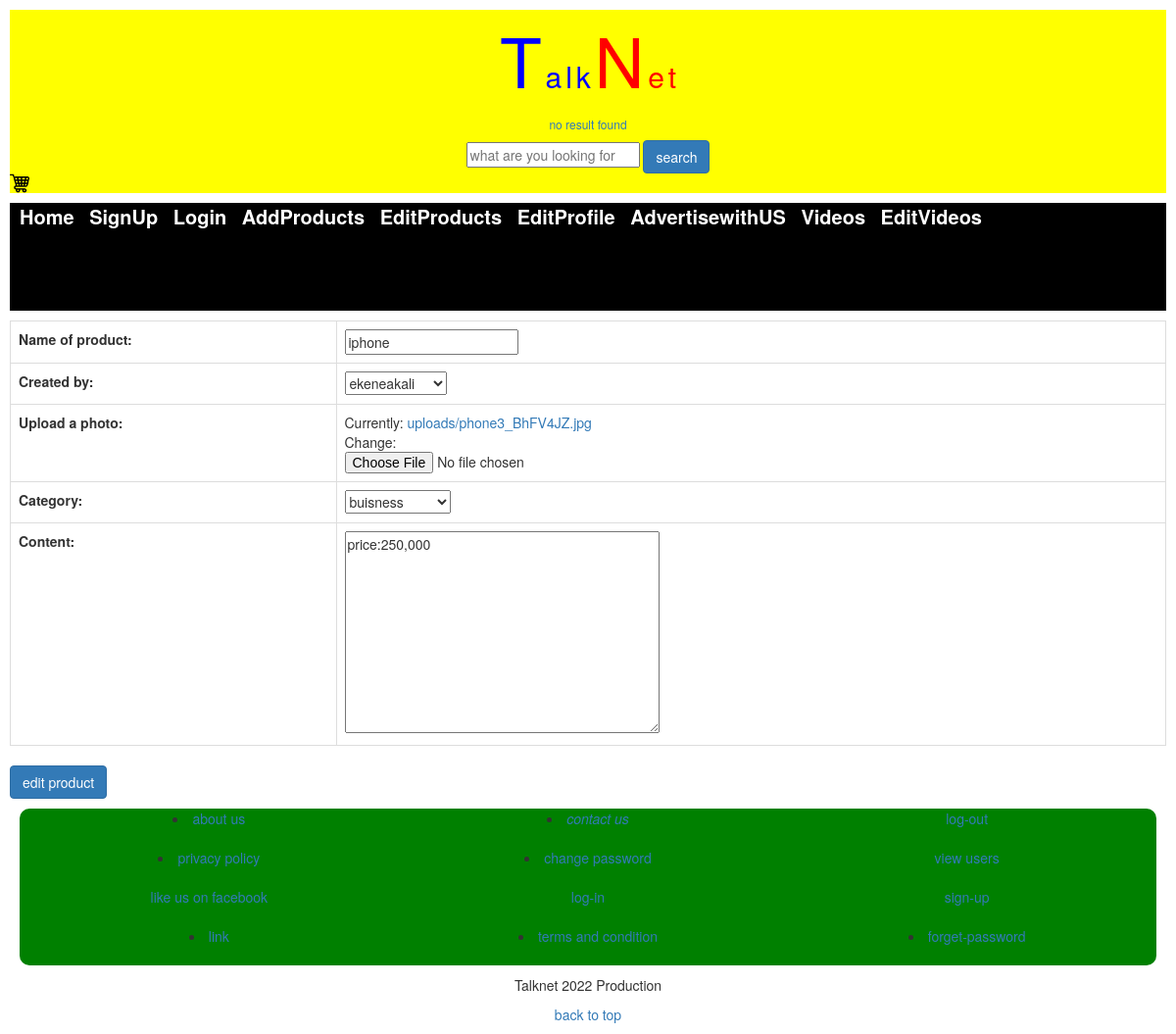
Screenshot of /web-project/edit-post/1/ with the database file from the repository.
### frontend_app/models.py (models this page shows, shortened)
class Post(models.Model):
    pst_title = models.CharField(max_length=150, verbose_name='name of product')
    created_by = models.ForeignKey(User, on_delete=models.CASCADE, verbose_name='created by', null=True, blank=True)
    images = models.FileField(upload_to='uploads/', verbose_name='upload a photo')
    category = models.ForeignKey(Category, on_delete=models.CASCADE)
    content = models.TextField()
    created_at = models.DateTimeField(auto_now_add=True)
    updated_at = models.DateTimeField(auto_now=True)
    class Meta():
        verbose_name_plural = 'Post'

### frontend_app/views.py (the view)
# urls.py: path('edit-post/<int:pst_id>/', views.edit_post, name='edit_post'),
def edit_post(request, pst_id):
    edited = Post.objects.get(id=pst_id)
    if request.method == 'POST':
        form = AddPost(request.POST, request.FILES, instance=edited)
        if form.is_valid():
            instance = form.save(commit=False)
            instance.created_by = request.user
            instance.save()
            messages.success(request, 'product edited successfully')
    else:
        form = AddPost(instance=edited)
    return render(request, 'frontend/edit-post.html', {'form':form})

### frontend_app/forms.py
class AddPost(forms.ModelForm):
    botfield = forms. CharField(widget=forms.HiddenInput, required=False, validators=[validators.MaxLengthValidator(0)])
    class Meta():
        model = Post
        fields = '__all__'

### frontend_app/context_processors.py (called while the page is built)
def get_current_year_to_context(request):
    current_datetime = datetime.datetime.now()
    return {'current_year':current_datetime.year}

### frontend_app/models.py (called while the page is built)
    def __str__(self):
        return self.cat_name

### templates/frontend/edit-post.html (shortened to what this page needs)
{% extends 'frontend/base.html' %}
{% load static %}
{% block content %}
<form method="post" enctype="multipart/form-data">
            <table class="table table-bordered">
                {{form.as_table}}
            </table>
    <button type="submit" class="btn btn-primary">edit product</button>
</form>
{% endblock %}

### templates/frontend/base.html (style rules this page uses)
body { margin: 10px; box-sizing: border-box; }

### rows the page displays
Post: pst_title "iphone", created_by "ekeneakali", category "buisness", content "price:250,000"
